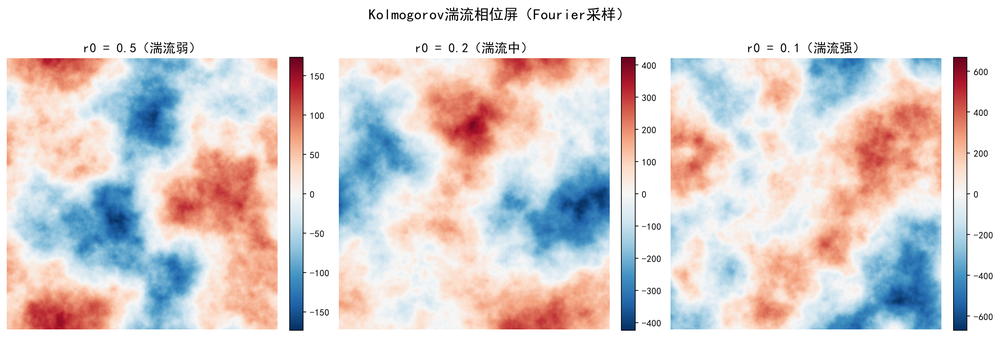
#> input picture Imaging through the Atmosphere using Turbulence Mitigation Transformer复现/06_湍流模拟器/09_相位屏可视化.png, 1000 x 337 px, shrunk from 2237 x 753 before the run
$ python -i '08_湍流模拟器原理与实现教程.py'   (imports and definitions only)
#> lines starting #> are read from the running program, lines starting #| are printed output that depends on the picture
"""
知识点8：湍流模拟器原理与实现
================================

【为什么要学这个？】
深度学习需要大量数据，但真实的湍流图像数据很难获取。
所以我们需要湍流模拟器，用清晰图像生成湍流图像，用来训练网络。
TMT对湍流模拟器做了三个重要改进，让生成的数据更真实、更灵活。

【本教程你将学会】
1. 为什么需要湍流模拟器？（数据从哪来？）
2. 传统湍流模拟器的问题
3. TMT改进1：Fourier-based采样器（密集场模拟）
4. TMT改进2：时间相关性（自回归模型）
5. TMT改进3：灵活核尺寸（从9×9到33×33）
6. 用代码生成湍流退化序列
"""

import numpy as np
import matplotlib
# [1 line not run here, left out]
import matplotlib.pyplot as plt
from scipy.ndimage import map_coordinates, gaussian_filter
from scipy.special import jv  # 贝塞尔函数
import cv2
import os

# 设置中文字体
plt.rcParams['font.sans-serif'] = ['SimHei', 'Microsoft YaHei']
plt.rcParams['axes.unicode_minus'] = False

output_dir = r'J:\phd\Imaging through the Atmosphere using Turbulence Mitigation Transformer复现\06_湍流模拟器'
# [1 line not run here, left out]


# [42 lines left out: function demo_why_need_simulator, not called in this run]


def generate_phase_screen(size, r0, L0=100, l0=0.01):
    """
    生成Kolmogorov湍流相位屏

    用Fourier方法生成符合Kolmogorov谱的相位屏

    参数:
        size: 相位屏尺寸
        r0: Fried参数（相干长度），越小湍流越强
        L0: 外尺度
        l0: 内尺度

    返回:
        phase: 相位屏，形状 (size, size)
    """
    # 频率网格
    fx = np.fft.fftfreq(size)
    fy = np.fft.fftfreq(size)
    FX, FY = np.meshgrid(fx, fy)
    f = np.sqrt(FX**2 + FY**2)
    f[0, 0] = 1e-10  # 避免除以0

    # von Karman湍流谱（修正的Kolmogorov谱）
    # φ(f) = 0.023 r0^(-5/3) f^(-11/3) exp(-f²l0²) / (1 + f²L0²)^(1/6)
    # 简化版：用Kolmogorov谱
    spectrum = 0.023 * r0**(-5/3) * f**(-11/3)
    spectrum[0, 0] = 0  # 直流分量为0

    # 生成随机相位
    random_phase = np.random.randn(size, size) + 1j * np.random.randn(size, size)

    # 频域采样
    phase_fft = np.sqrt(spectrum) * random_phase * size

    # 逆傅里叶变换到时域
    phase = np.real(np.fft.ifft2(phase_fft))

    return phase


# [61 lines left out: function demo_fourier_sampler, not called in this run]


def phase_to_psf(phase, wavelength=0.5e-6, D=0.1, pixel_size=1e-6):
    """
    相位屏转PSF（点扩散函数）

    PSF = |FFT(exp(j*phase))|²

    参数:
        phase: 相位屏（单位：弧度）
        wavelength: 波长（米）
        D: 孔径直径（米）
        pixel_size: 像素大小（米）

    返回:
        psf: 点扩散函数
    """
    size = phase.shape[0]

    # 孔径函数（圆形孔径）
    y, x = np.mgrid[-size//2:size//2, -size//2:size//2]
    r = np.sqrt(x**2 + y**2)
    aperture = (r < size//4).astype(float)  # 简化：用1/4大小的孔径

    # 复振幅
    complex_amplitude = aperture * np.exp(1j * phase)

    # FFT得到PSF
    psf = np.abs(np.fft.fftshift(np.fft.fft2(complex_amplitude)))**2

    # 归一化
    psf = psf / psf.sum()

    return psf


# [136 lines left out: functions demo_psf_from_phase, demo_temporal_correlation, not called in this run]


def generate_turbulent_sequence(image, num_frames=10, r0=0.2, alpha=0.8, kernel_size=33):
    """
    生成湍流退化序列（简化版）

    参数:
        image: 清晰图像 (H, W)
        num_frames: 帧数
        r0: Fried参数（湍流强度）
        alpha: 时间相关系数
        kernel_size: PSF核大小

    返回:
        sequence: 湍流序列 (T, H, W)
    """
    H, W = image.shape

    # 生成基函数（Zernike或其他）
    # 简化版：直接生成相位屏序列

    # 初始化
    sequence = np.zeros((num_frames, H, W))

    # 第一帧
    phase = generate_phase_screen(max(H, W), r0)
    psf = phase_to_psf(phase)

    # 裁剪PSF到指定大小
    center = psf.shape[0] // 2
    half = kernel_size // 2
    psf_crop = psf[center-half:center+half+1, center-half:center+half+1]
    psf_crop = psf_crop / psf_crop.sum()

    # 模糊图像
    sequence[0] = cv2.filter2D(image, -1, psf_crop)

    # 生成倾斜（像素位移）
    # 简化版：用高斯随机场生成位移
    np.random.seed(42)

    # 生成位移场的种子
    dx_seed = np.random.randn(H, W)
    dy_seed = np.random.randn(H, W)

    for t in range(1, num_frames):
        # 自回归更新种子
        dx_seed = alpha * dx_seed + np.sqrt(1 - alpha**2) * np.random.randn(H, W)
        dy_seed = alpha * dy_seed + np.sqrt(1 - alpha**2) * np.random.randn(H, W)

        # 生成位移场（平滑一下，让位移空间相关）
        dx = gaussian_filter(dx_seed * 2, sigma=5)  # 最大位移约2像素
        dy = gaussian_filter(dy_seed * 2, sigma=5)

        # 应用倾斜（像素位移）
        y, x = np.mgrid[0:H, 0:W]
        coords = np.array([y + dy, x + dx])
        warped = map_coordinates(image, coords, order=1, mode='reflect')

        # 应用模糊
        # 简化：每帧用稍微不同的PSF
        phase_t = generate_phase_screen(max(H, W), r0 * (1 + 0.1 * np.random.randn()))
        psf_t = phase_to_psf(phase_t)
        psf_t_crop = psf_t[center-half:center+half+1, center-half:center+half+1]
        psf_t_crop = psf_t_crop / psf_t_crop.sum()

        sequence[t] = cv2.filter2D(warped, -1, psf_t_crop)

    return sequence


# [197 lines left out: functions demo_flexible_kernel_size, demo_turbulent_sequence, demo_three_improvements_summary, main, not called in this run]


# [2 lines not run here, left out]

>>> import cv2
>>> picture = cv2.imread('09_相位屏可视化.png', cv2.IMREAD_GRAYSCALE)
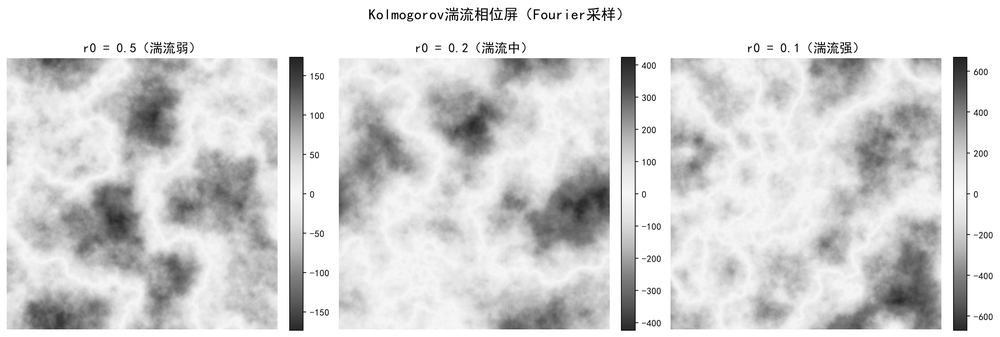
#> picture: shape (337, 1000); min 0, max 255, mean 214
>>> result = generate_turbulent_sequence(picture)
#> in generate_turbulent_sequence, `psf = phase_to_psf(phase)`:
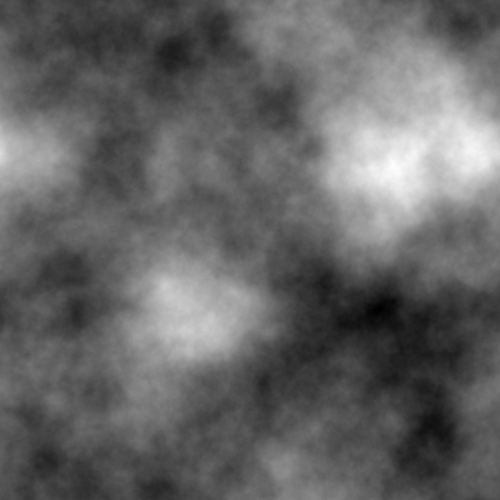
#> phase: shape (1000, 1000) float64 (shown at 1/2 size); min -966.5, max 1461.8, mean 0; drawn with min black and max white
#> after the loop in generate_turbulent_sequence, `for t in range(1, num_frames):`:
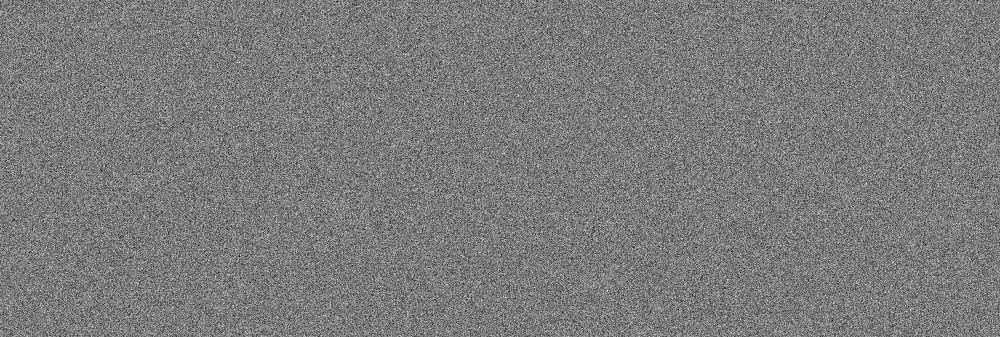
#> dx_seed: shape (337, 1000) float64; min -4.7, max 4.99, mean 0.00304; drawn with min black and max white
#> after the loop in generate_turbulent_sequence, `for t in range(1, num_frames):`:
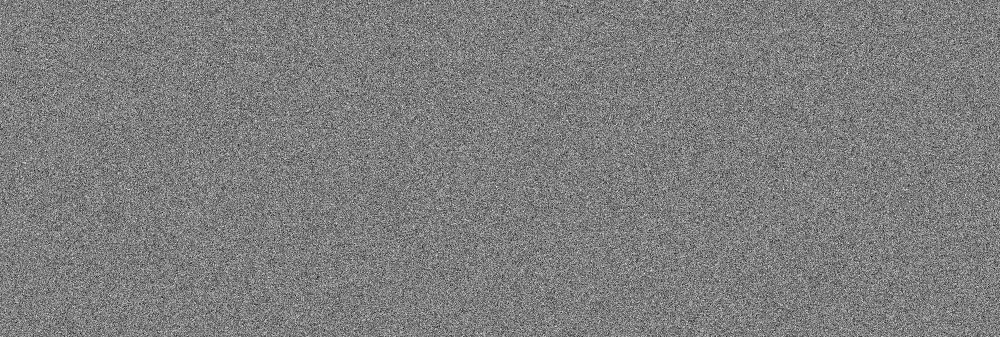
#> dy_seed: shape (337, 1000) float64; min -4.58, max 4.66, mean -0.00203; drawn with min black and max white
#> after the loop in generate_turbulent_sequence, `for t in range(1, num_frames):`:
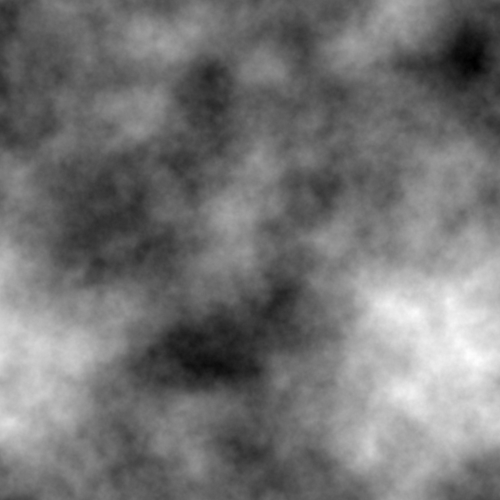
#> phase_t: shape (1000, 1000) float64 (shown at 1/2 size); min -938, max 1113.3, mean 0; drawn with min black and max white
#> after the loop in generate_turbulent_sequence, `for t in range(1, num_frames):`:
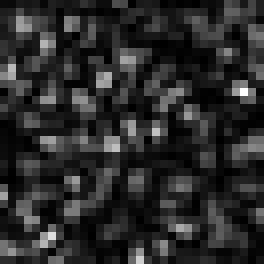
#> psf_t_crop: shape (33, 33) float64 (shown 8 times larger); min 3.77e-10, max 0.00545, mean 0.000918; drawn with min black and max white

$ run again, on Imaging through the Atmosphere using Turbulence Mitigation Transformer复现/06_湍流模拟器/11_时间相关性演示.png
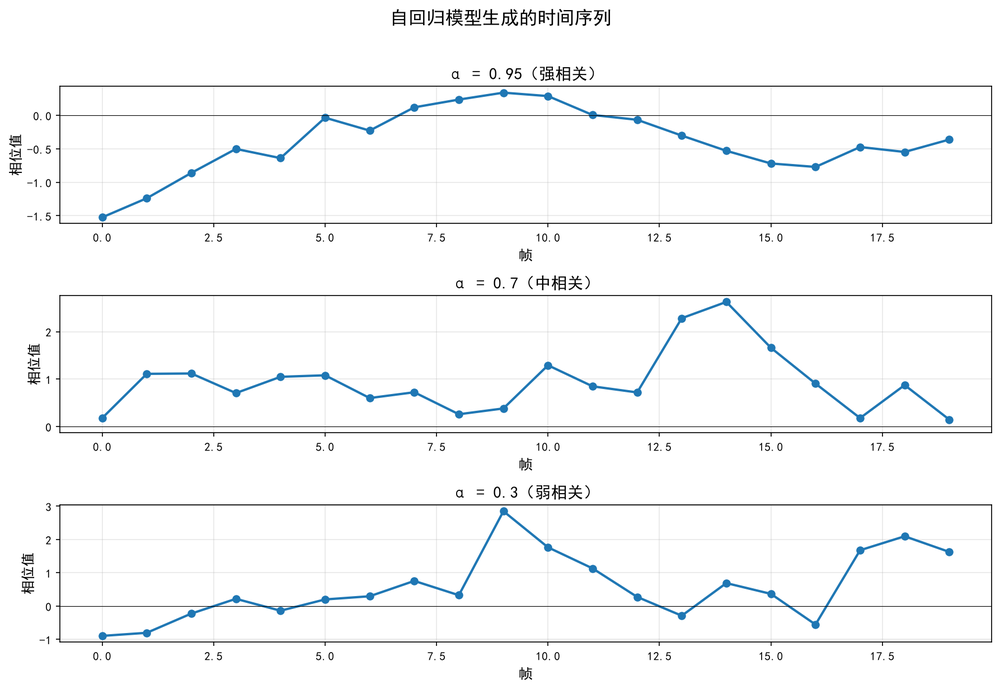
#> input picture Imaging through the Atmosphere using Turbulence Mitigation Transformer复现/06_湍流模拟器/11_时间相关性演示.png, 1000 x 689 px, shrunk from 1787 x 1231 before the run
#> after the loop in generate_turbulent_sequence, `for t in range(1, num_frames):`:
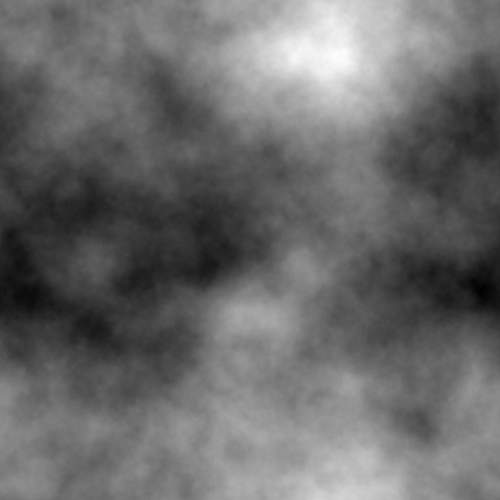
#> phase_t: shape (1000, 1000) float64 (shown at 1/2 size); min -1374.4, max 1906.8, mean 0; drawn with min black and max white
#> after the loop in generate_turbulent_sequence, `for t in range(1, num_frames):`:
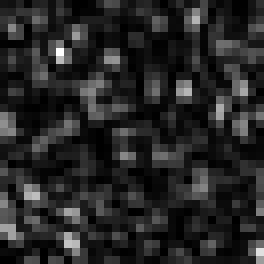
#> psf_t_crop: shape (33, 33) float64 (shown 8 times larger); min 1.21e-06, max 0.00611, mean 0.000918; drawn with min black and max white

$ run again, on Imaging through the Atmosphere using Turbulence Mitigation Transformer复现/06_湍流模拟器/12_不同核尺寸PSF.png
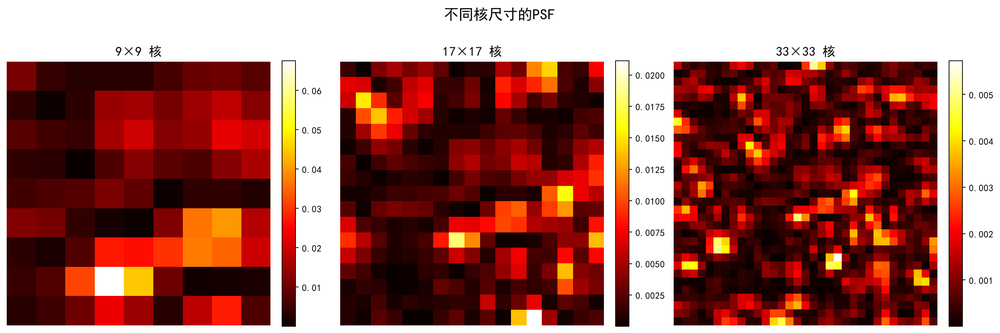
#> input picture Imaging through the Atmosphere using Turbulence Mitigation Transformer复现/06_湍流模拟器/12_不同核尺寸PSF.png, 1000 x 333 px, shrunk from 2237 x 745 before the run
#> after the loop in generate_turbulent_sequence, `for t in range(1, num_frames):`:
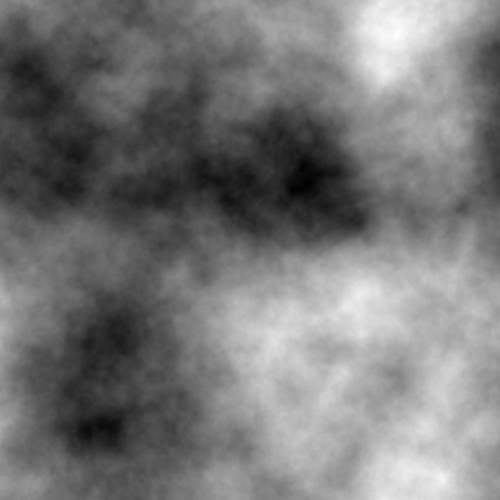
#> phase_t: shape (1000, 1000) float64 (shown at 1/2 size); min -1024.2, max 1143.2, mean 0; drawn with min black and max white
#> after the loop in generate_turbulent_sequence, `for t in range(1, num_frames):`:
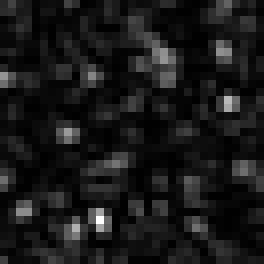
#> psf_t_crop: shape (33, 33) float64 (shown 8 times larger); min 3.48e-07, max 0.0093, mean 0.000918; drawn with min black and max white
